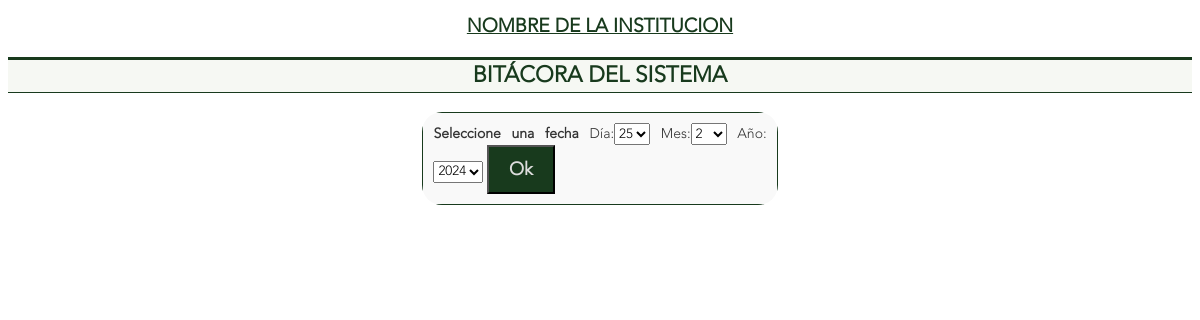
The page /administrador/bitacora.php (signed in) on the database as committed earlier.
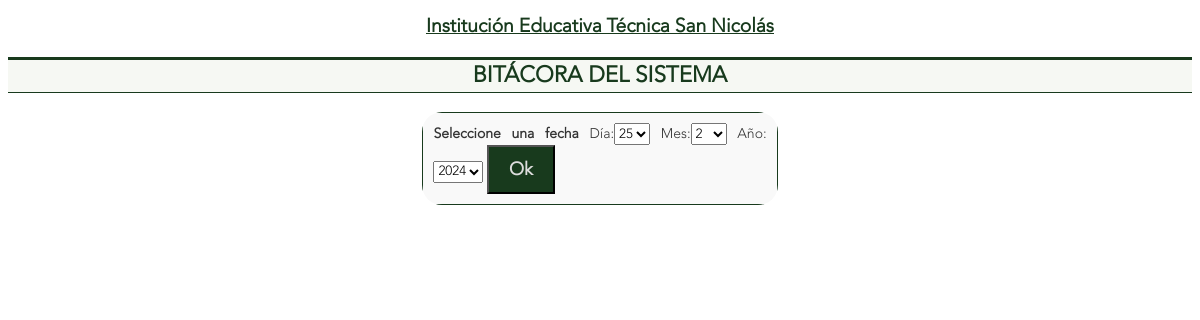
The same page on the database as committed later.
### tables this page shows
CREATE TABLE IF NOT EXISTS `general` (
  `id` int(11) NOT NULL AUTO_INCREMENT,
  `institucion` varchar(100) NOT NULL,
  `descripcion` varchar(100) NOT NULL,
  `activo` varchar(1) NOT NULL,
  `clave` varchar(1) NOT NULL,
  PRIMARY KEY (`id`)
);

### administrador/bitacora.php (the view, shortened to what this page needs)
<?php
$link=conectarse();
$estado=mysqli_query($link, "select * from general");
$leer= mysqli_fetch_array($estado);
if(isset($_COOKIE['VotaDatAdmin'])) {
	echo '<!DOCTYPE html PUBLIC "-//W3C//DTD XHTML 1.0 Transitional//EN" "http://www.w3.org/TR/xhtml1/DTD/xhtml1-transitional.dtd">';
	echo '<html>';
	echo '<head>	<meta charset="UTF-8"><link rel="icon" href="./../iconos/EscudoColegio.png" type="image/png">
';
	echo '<link href="../estilo.css
" rel="stylesheet" type="text/css" />';
	echo '</head>';
	echo '<body>';
	echo '<h1>'.$leer['institucion'].'</h1>';
	echo '<h2>BITÁCORA DEL SISTEMA</h2>';
	echo '<div align="center">';
	echo '<table><tr><td class="center">';
	echo '<form name="bitacora" action="bitacora.php" method="post">';
	echo '<strong>Seleccione una fecha </strong>';
	$ffdia=date("d");
	echo '<label for="fdia">Día:</label>';
	echo '<select name="fdia" title="Seleccione el día">';
	for($i=1;$i<=31;$i++) {
     		if ($i==$ffdia) {
			echo '<option value="'.$i.'" selected>'.$i.'</option>';
		}
		else {
			echo '<option value="'.$i.'">'.$i.'</option>';
		}
	}
	echo '</select> ';
	$ffmes=date("m");
	echo '<label for="fmes">Mes:</label>';
	echo '<select name="fmes" title="Seleccione el mes">';
	for($i=1;$i<=12;$i++) {
     		if ($i==$ffmes) {
			echo '<option value="'.$i.'" selected>'.$i.'</option>';
		}
		else {
			echo '<option value="'.$i.'">'.$i.'</option>';
		}
	}
	echo '</select> ';
	$ffano=date("Y");
	echo '<label for="fano">Año:</label>';
	echo '<select name="fano" title="Seleccione el año">';
	for($i=$ffano;$i>=1990;$i--) {
     		echo '<option value="'.$i.'">'.$i.'</option>';
	}
	echo '</select> ';
	echo '<input type="submit" name="envia_reg" value="Ok" title="Ver registros de la fecha seleccionada" /></form>';
	echo '</td></tr></table>';
	echo '</table><br />';
	echo '</div>';
	echo '</body>';
	echo '</html>';
}
else {
	include_once("encabezado.html");
      	echo '<table>';
        echo '<tr><td class="cen"><strong>Su sesión ha finalizado, por favor vuelva a ingresar al sistema</strong></td></tr>';
        echo '</table></div></body></html>';
}
?>

Rows that differ between the two databases and show on the page:
changed general: institucion "NOMBRE DE LA INSTITUCION" → "Institución Educativa Técnica San Nicolás"
